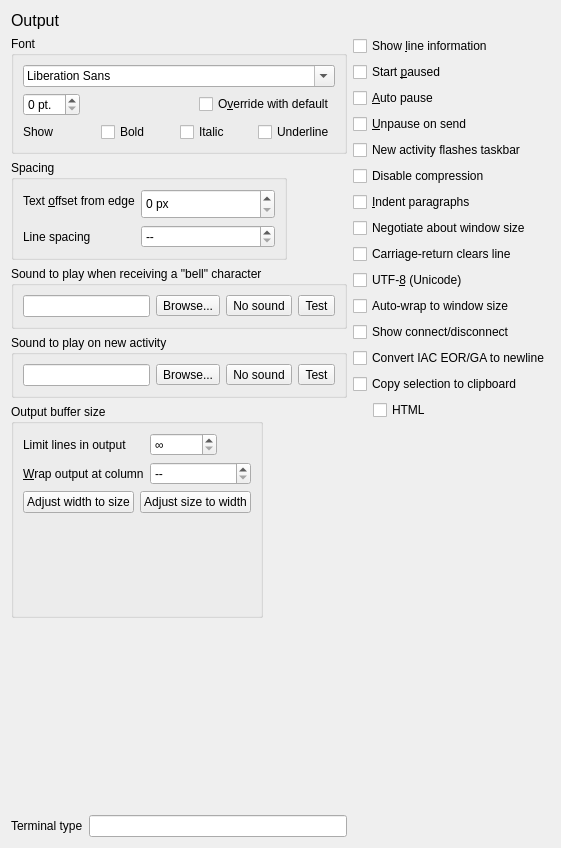
<?xml version="1.0" encoding="UTF-8"?>
<ui version="4.0">
 <class>PrefsOutput</class>
 <widget class="QWidget" name="PrefsOutput">
  <property name="geometry">
   <rect>
    <x>0</x>
    <y>0</y>
    <width>561</width>
    <height>848</height>
   </rect>
  </property>
  <property name="windowTitle">
   <string>Output</string>
  </property>
  <layout class="QVBoxLayout" name="verticalLayout">
   <item>
    <widget class="QLabel" name="title_label">
     <property name="sizePolicy">
      <sizepolicy hsizetype="Preferred" vsizetype="Fixed">
       <horstretch>0</horstretch>
       <verstretch>0</verstretch>
      </sizepolicy>
     </property>
     <property name="font">
      <font>
       <pointsize>12</pointsize>
      </font>
     </property>
     <property name="text">
      <string>Output</string>
     </property>
    </widget>
   </item>
   <item>
    <layout class="QHBoxLayout" name="horizontalLayout">
     <item>
      <layout class="QVBoxLayout" name="verticalLayout_2">
       <item>
        <widget class="QGroupBox" name="groupBox_3">
         <property name="title">
          <string>Font</string>
         </property>
         <layout class="QVBoxLayout" name="verticalLayout_3">
          <item>
           <widget class="QFontComboBox" name="output_font">
            <property name="sizePolicy">
             <sizepolicy hsizetype="Minimum" vsizetype="Fixed">
              <horstretch>0</horstretch>
              <verstretch>0</verstretch>
             </sizepolicy>
            </property>
           </widget>
          </item>
          <item>
           <layout class="QHBoxLayout" name="horizontalLayout_4">
            <item>
             <widget class="QSpinBox" name="output_font_size">
              <property name="sizePolicy">
               <sizepolicy hsizetype="Fixed" vsizetype="Fixed">
                <horstretch>0</horstretch>
                <verstretch>0</verstretch>
               </sizepolicy>
              </property>
              <property name="suffix">
               <string> pt.</string>
              </property>
             </widget>
            </item>
            <item alignment="Qt::AlignRight">
             <widget class="QCheckBox" name="use_default_output_font">
              <property name="text">
               <string>O&amp;verride with default</string>
              </property>
             </widget>
            </item>
           </layout>
          </item>
          <item>
           <layout class="QHBoxLayout" name="horizontalLayout_7">
            <item>
             <widget class="QLabel" name="label">
              <property name="text">
               <string>Show</string>
              </property>
             </widget>
            </item>
            <item>
             <widget class="QCheckBox" name="show_bold">
              <property name="text">
               <string>Bold</string>
              </property>
             </widget>
            </item>
            <item>
             <widget class="QCheckBox" name="show_italic">
              <property name="text">
               <string>Italic</string>
              </property>
             </widget>
            </item>
            <item>
             <widget class="QCheckBox" name="show_underline">
              <property name="text">
               <string>Underline</string>
              </property>
             </widget>
            </item>
           </layout>
          </item>
         </layout>
        </widget>
       </item>
       <item>
        <widget class="QGroupBox" name="groupBox_2">
         <property name="sizePolicy">
          <sizepolicy hsizetype="Fixed" vsizetype="Preferred">
           <horstretch>0</horstretch>
           <verstretch>0</verstretch>
          </sizepolicy>
         </property>
         <property name="title">
          <string>Spacing</string>
         </property>
         <layout class="QFormLayout" name="_2">
          <item row="0" column="0">
           <widget class="QLabel" name="pixel_offset_label">
            <property name="text">
             <string>Text &amp;offset from edge</string>
            </property>
            <property name="buddy">
             <cstring>pixel_offset</cstring>
            </property>
           </widget>
          </item>
          <item row="0" column="1">
           <widget class="QSpinBox" name="pixel_offset">
            <property name="sizePolicy">
             <sizepolicy hsizetype="Fixed" vsizetype="Fixed">
              <horstretch>0</horstretch>
              <verstretch>0</verstretch>
             </sizepolicy>
            </property>
            <property name="minimumSize">
             <size>
              <width>134</width>
              <height>30</height>
             </size>
            </property>
            <property name="suffix">
             <string> px</string>
            </property>
            <property name="maximum">
             <number>10000</number>
            </property>
           </widget>
          </item>
          <item row="1" column="0">
           <widget class="QLabel" name="line_spacing_label">
            <property name="text">
             <string>Line spacing</string>
            </property>
            <property name="buddy">
             <cstring>line_spacing</cstring>
            </property>
           </widget>
          </item>
          <item row="1" column="1">
           <widget class="QDoubleSpinBox" name="line_spacing">
            <property name="sizePolicy">
             <sizepolicy hsizetype="Expanding" vsizetype="Fixed">
              <horstretch>0</horstretch>
              <verstretch>0</verstretch>
             </sizepolicy>
            </property>
            <property name="baseSize">
             <size>
              <width>30</width>
              <height>0</height>
             </size>
            </property>
            <property name="specialValueText">
             <string>--</string>
            </property>
            <property name="decimals">
             <number>1</number>
            </property>
           </widget>
          </item>
         </layout>
        </widget>
       </item>
       <item>
        <widget class="QGroupBox" name="groupBox">
         <property name="sizePolicy">
          <sizepolicy hsizetype="Expanding" vsizetype="Preferred">
           <horstretch>0</horstretch>
           <verstretch>0</verstretch>
          </sizepolicy>
         </property>
         <property name="title">
          <string>Sound to play when receiving a &quot;bell&quot; character</string>
         </property>
         <layout class="QVBoxLayout" name="verticalLayout_5">
          <item>
           <layout class="QHBoxLayout" name="horizontalLayout_2">
            <item>
             <widget class="QLineEdit" name="beep_sound"/>
            </item>
            <item>
             <widget class="QToolButton" name="beep_sound_browse">
              <property name="text">
               <string>Browse...</string>
              </property>
              <property name="icon">
               <iconset theme="document-open">
                <normaloff>.</normaloff>.</iconset>
              </property>
             </widget>
            </item>
            <item>
             <widget class="QToolButton" name="beep_sound_none">
              <property name="text">
               <string>No sound</string>
              </property>
              <property name="icon">
               <iconset theme="user-trash-symbolic">
                <normaloff>.</normaloff>.</iconset>
              </property>
             </widget>
            </item>
            <item>
             <widget class="QToolButton" name="beep_sound_test">
              <property name="text">
               <string>Test</string>
              </property>
              <property name="icon">
               <iconset theme="audio-volume-high-symbolic">
                <normaloff>.</normaloff>.</iconset>
              </property>
             </widget>
            </item>
           </layout>
          </item>
         </layout>
        </widget>
       </item>
       <item>
        <widget class="QGroupBox" name="groupBox_4">
         <property name="sizePolicy">
          <sizepolicy hsizetype="Expanding" vsizetype="Preferred">
           <horstretch>0</horstretch>
           <verstretch>0</verstretch>
          </sizepolicy>
         </property>
         <property name="title">
          <string>Sound to play on new activity</string>
         </property>
         <layout class="QVBoxLayout" name="verticalLayout_6">
          <item>
           <layout class="QHBoxLayout" name="horizontalLayout_8">
            <item>
             <widget class="QLineEdit" name="new_activity_sound"/>
            </item>
            <item>
             <widget class="QToolButton" name="new_activity_sound_browse">
              <property name="text">
               <string>Browse...</string>
              </property>
              <property name="icon">
               <iconset theme="document-open">
                <normaloff>.</normaloff>.</iconset>
              </property>
             </widget>
            </item>
            <item>
             <widget class="QToolButton" name="new_activity_sound_none">
              <property name="text">
               <string>No sound</string>
              </property>
              <property name="icon">
               <iconset theme="user-trash-symbolic">
                <normaloff>.</normaloff>.</iconset>
              </property>
             </widget>
            </item>
            <item>
             <widget class="QToolButton" name="new_activity_sound_test">
              <property name="text">
               <string>Test</string>
              </property>
              <property name="icon">
               <iconset theme="audio-volume-high-symbolic">
                <normaloff>.</normaloff>.</iconset>
              </property>
             </widget>
            </item>
           </layout>
          </item>
         </layout>
        </widget>
       </item>
       <item>
        <widget class="QGroupBox" name="groupBox_5">
         <property name="sizePolicy">
          <sizepolicy hsizetype="Fixed" vsizetype="Preferred">
           <horstretch>0</horstretch>
           <verstretch>0</verstretch>
          </sizepolicy>
         </property>
         <property name="title">
          <string>Output buffer size</string>
         </property>
         <layout class="QVBoxLayout" name="verticalLayout_9">
          <item>
           <layout class="QFormLayout" name="formLayout_3">
            <item row="0" column="0">
             <widget class="QLabel" name="max_output_lines_label">
              <property name="text">
               <string>Limit lines in output</string>
              </property>
              <property name="buddy">
               <cstring>max_output_lines</cstring>
              </property>
             </widget>
            </item>
            <item row="0" column="1">
             <widget class="QSpinBox" name="max_output_lines">
              <property name="sizePolicy">
               <sizepolicy hsizetype="Fixed" vsizetype="Fixed">
                <horstretch>0</horstretch>
                <verstretch>0</verstretch>
               </sizepolicy>
              </property>
              <property name="specialValueText">
               <string>∞</string>
              </property>
              <property name="maximum">
               <number>10000000</number>
              </property>
             </widget>
            </item>
            <item row="1" column="0">
             <widget class="QLabel" name="wrap_column_label">
              <property name="text">
               <string>&amp;Wrap output at column</string>
              </property>
              <property name="buddy">
               <cstring>wrap_column</cstring>
              </property>
             </widget>
            </item>
            <item row="1" column="1">
             <widget class="QSpinBox" name="wrap_column">
              <property name="sizePolicy">
               <sizepolicy hsizetype="Expanding" vsizetype="Fixed">
                <horstretch>0</horstretch>
                <verstretch>0</verstretch>
               </sizepolicy>
              </property>
              <property name="specialValueText">
               <string>--</string>
              </property>
             </widget>
            </item>
           </layout>
          </item>
          <item>
           <layout class="QHBoxLayout" name="horizontalLayout_5">
            <item>
             <widget class="QPushButton" name="auto_width">
              <property name="sizePolicy">
               <sizepolicy hsizetype="Fixed" vsizetype="Fixed">
                <horstretch>0</horstretch>
                <verstretch>0</verstretch>
               </sizepolicy>
              </property>
              <property name="text">
               <string>Adjust width to size</string>
              </property>
              <property name="autoDefault">
               <bool>false</bool>
              </property>
             </widget>
            </item>
            <item>
             <widget class="QPushButton" name="auto_size">
              <property name="sizePolicy">
               <sizepolicy hsizetype="Fixed" vsizetype="Fixed">
                <horstretch>0</horstretch>
                <verstretch>0</verstretch>
               </sizepolicy>
              </property>
              <property name="text">
               <string>Adjust size to width</string>
              </property>
              <property name="autoDefault">
               <bool>false</bool>
              </property>
             </widget>
            </item>
            <item>
             <spacer name="horizontalSpacer">
              <property name="orientation">
               <enum>Qt::Horizontal</enum>
              </property>
              <property name="sizeHint" stdset="0">
               <size>
                <width>0</width>
                <height>0</height>
               </size>
              </property>
             </spacer>
            </item>
           </layout>
          </item>
          <item>
           <spacer name="verticalSpacer">
            <property name="orientation">
             <enum>Qt::Vertical</enum>
            </property>
            <property name="sizeHint" stdset="0">
             <size>
              <width>0</width>
              <height>0</height>
             </size>
            </property>
           </spacer>
          </item>
         </layout>
        </widget>
       </item>
       <item>
        <layout class="QFormLayout" name="formLayout">
         <item row="1" column="1">
          <widget class="QLineEdit" name="terminal_identification"/>
         </item>
         <item row="1" column="0">
          <widget class="QLabel" name="terminal_identification_label">
           <property name="text">
            <string>Terminal type</string>
           </property>
          </widget>
         </item>
         <item row="0" column="0">
          <spacer name="verticalSpacer_4">
           <property name="orientation">
            <enum>Qt::Vertical</enum>
           </property>
           <property name="sizeHint" stdset="0">
            <size>
             <width>0</width>
             <height>0</height>
            </size>
           </property>
          </spacer>
         </item>
        </layout>
       </item>
      </layout>
     </item>
     <item>
      <layout class="QVBoxLayout" name="verticalLayout_4">
       <item>
        <widget class="QCheckBox" name="line_information">
         <property name="text">
          <string>Show &amp;line information</string>
         </property>
        </widget>
       </item>
       <item>
        <widget class="QCheckBox" name="start_paused">
         <property name="text">
          <string>Start &amp;paused</string>
         </property>
        </widget>
       </item>
       <item>
        <widget class="QCheckBox" name="auto_pause">
         <property name="text">
          <string>&amp;Auto pause</string>
         </property>
        </widget>
       </item>
       <item>
        <widget class="QCheckBox" name="unpause_on_send">
         <property name="text">
          <string>&amp;Unpause on send</string>
         </property>
        </widget>
       </item>
       <item>
        <widget class="QCheckBox" name="flash_taskbar_icon">
         <property name="text">
          <string>New activity flashes taskbar</string>
         </property>
        </widget>
       </item>
       <item>
        <widget class="QCheckBox" name="disable_compression">
         <property name="text">
          <string>Disable compression</string>
         </property>
        </widget>
       </item>
       <item>
        <widget class="QCheckBox" name="indent_paras">
         <property name="text">
          <string>&amp;Indent paragraphs</string>
         </property>
        </widget>
       </item>
       <item>
        <widget class="QCheckBox" name="naws">
         <property name="text">
          <string>Negotiate about window size</string>
         </property>
        </widget>
       </item>
       <item>
        <widget class="QCheckBox" name="carriage_return_clears_line">
         <property name="text">
          <string>Carriage-return clears line</string>
         </property>
        </widget>
       </item>
       <item>
        <widget class="QCheckBox" name="utf_8">
         <property name="text">
          <string>UTF-&amp;8 (Unicode)</string>
         </property>
        </widget>
       </item>
       <item>
        <widget class="QCheckBox" name="auto_wrap_window_width">
         <property name="text">
          <string>Auto-wrap to window size</string>
         </property>
        </widget>
       </item>
       <item>
        <widget class="QCheckBox" name="show_connect_disconnect">
         <property name="text">
          <string>Show connect/disconnect</string>
         </property>
        </widget>
       </item>
       <item>
        <widget class="QCheckBox" name="convert_ga_to_newline">
         <property name="text">
          <string>Convert IAC EOR/GA to newline</string>
         </property>
        </widget>
       </item>
       <item>
        <widget class="QCheckBox" name="copy_selection_to_clipboard">
         <property name="text">
          <string>Copy selection to clipboard</string>
         </property>
        </widget>
       </item>
       <item>
        <layout class="QHBoxLayout" name="horizontalLayout_6">
         <item>
          <spacer name="horizontalSpacer_2">
           <property name="orientation">
            <enum>Qt::Horizontal</enum>
           </property>
           <property name="sizeType">
            <enum>QSizePolicy::Fixed</enum>
           </property>
           <property name="sizeHint" stdset="0">
            <size>
             <width>20</width>
             <height>0</height>
            </size>
           </property>
          </spacer>
         </item>
         <item>
          <widget class="QCheckBox" name="auto_copy_to_clipboard_in_html">
           <property name="text">
            <string>HTML</string>
           </property>
          </widget>
         </item>
        </layout>
       </item>
       <item>
        <spacer name="verticalSpacer_2">
         <property name="orientation">
          <enum>Qt::Vertical</enum>
         </property>
         <property name="sizeHint" stdset="0">
          <size>
           <width>0</width>
           <height>0</height>
          </size>
         </property>
        </spacer>
       </item>
      </layout>
     </item>
    </layout>
   </item>
  </layout>
 </widget>
 <resources/>
 <connections/>
</ui>
